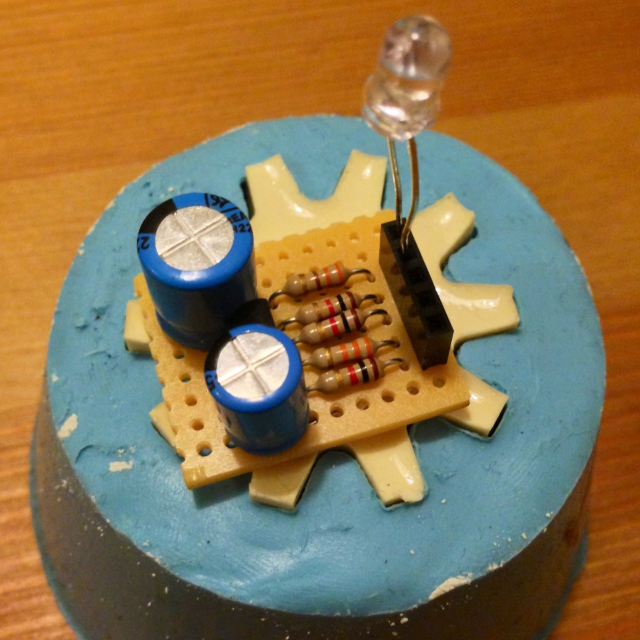
#> input picture programming_computer_vision_with_python/cvbook-contrib/board.jpeg, 1280 x 1280 px (shown at 1/2 size)
$ python ch02_sift.py   (Python 2 division)
#> lines starting #> are read from the running program, lines starting #| are printed output that depends on the picture
### programming_computer_vision_with_python/cvbook-contrib/sift.py
from PIL import Image
import numpy
import os
import scipy.io as sio

def process_image(imagename, resultname, histeq=False,
                  params='--edge-thresh 10 --peak-thresh 5'):
#> called with imagename = 'board.jpeg', resultname = 'out_sift.txt', histeq = False, params = '--edge-thresh 10 --peak-thresh 5'
  if not imagename.endswith('pgm') or histeq:
    im = Image.open(imagename).convert('L')
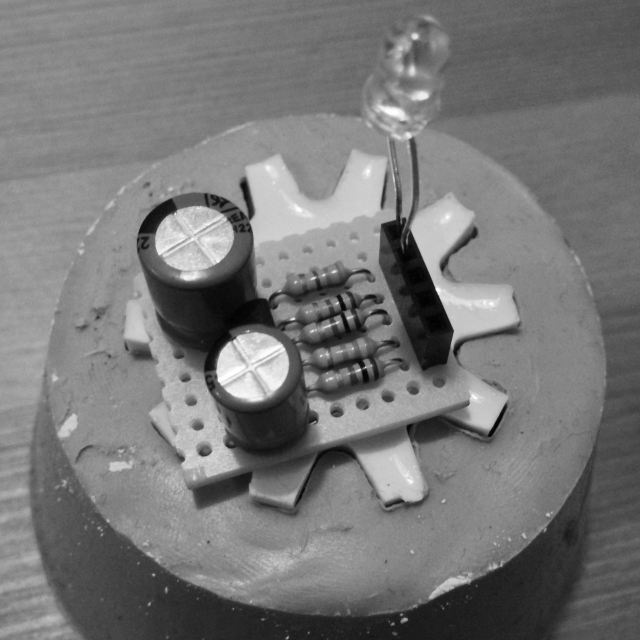
#> im: PIL image 1280x1280 L (shown at 1/2 size); min 0, max 255, mean 118.9
    if histeq:
      import imtools
      im = Image.fromarray(numpy.uint8(imtools.histeq(numpy.array(im))[0]))
    im.save('out_tmp.pgm')
    imagename = 'out_tmp.pgm'

  # Assumes that vlfeat's sift binary is in PATH.
  cmd = ' '.join(['sift', imagename, '--output=' + resultname, params])
  os.system(cmd)

  # Re-write as .mat file, which loads faster.
#> (the run stopped early here; a loop or call above may not have finished)
